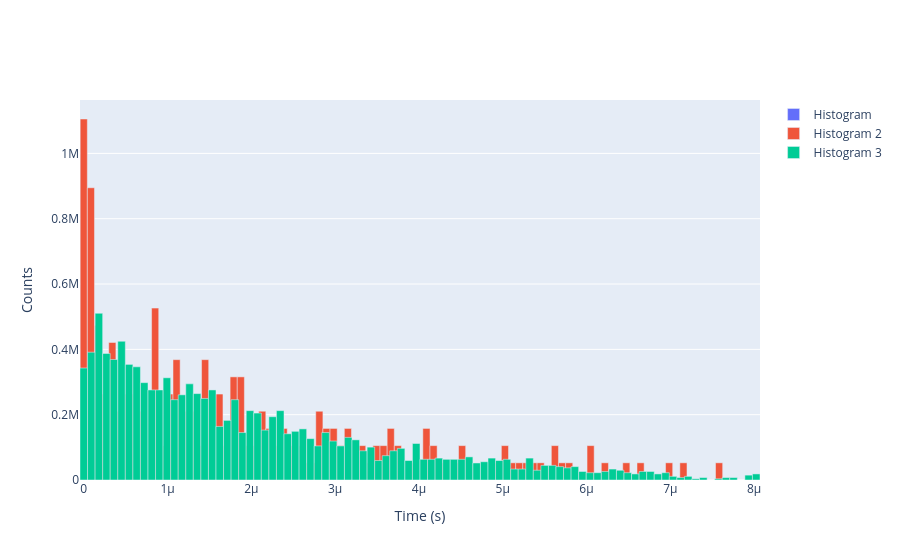

Here is the notebook cell this chart was saved with:
### Code cell
data_1 = np.genfromtxt("Data/timestamp/21_01_2024_14_40_PMG.csv", delimiter=',')
# print(len(data_1))
data_2 = np.genfromtxt("Data/timestamp/21_01_2024_15_50_low_M_Voltage.csv", delimiter=',')
# # print(len(data_2))
data_3 = np.genfromtxt("Data/timestamp/21_01_2024_17_42.csv", delimiter=',')
# print(len(data_3))
n_bins = 90
# data_2 = data_2[(data_2 > 0.6e-6) & (data_2 < 1.8e-6)]
count, edges = np.histogram(data_1, bins=n_bins , density=False)
count_2, edges_2 = np.histogram(data_2, bins=n_bins , density=True)
count_3, edges_3 = np.histogram(data_3, bins=n_bins , density=False)

fig = go.Figure()

fig.add_trace(go.Bar(x=edges[:-1], y=count, name='Histogram', width=np.diff(edges)))
fig.add_trace(go.Bar(x=edges_2[:-1], y=count_2, name='Histogram 2', width=np.diff(edges_2)))
fig.add_trace(go.Bar(x=edges_3[:-1], y=count_3, name='Histogram 3', width=np.diff(edges_3)))

fig.update_layout(
    xaxis_title='Time (s)',
    yaxis_title='Counts',
    bargap=0
)

fig.show()
